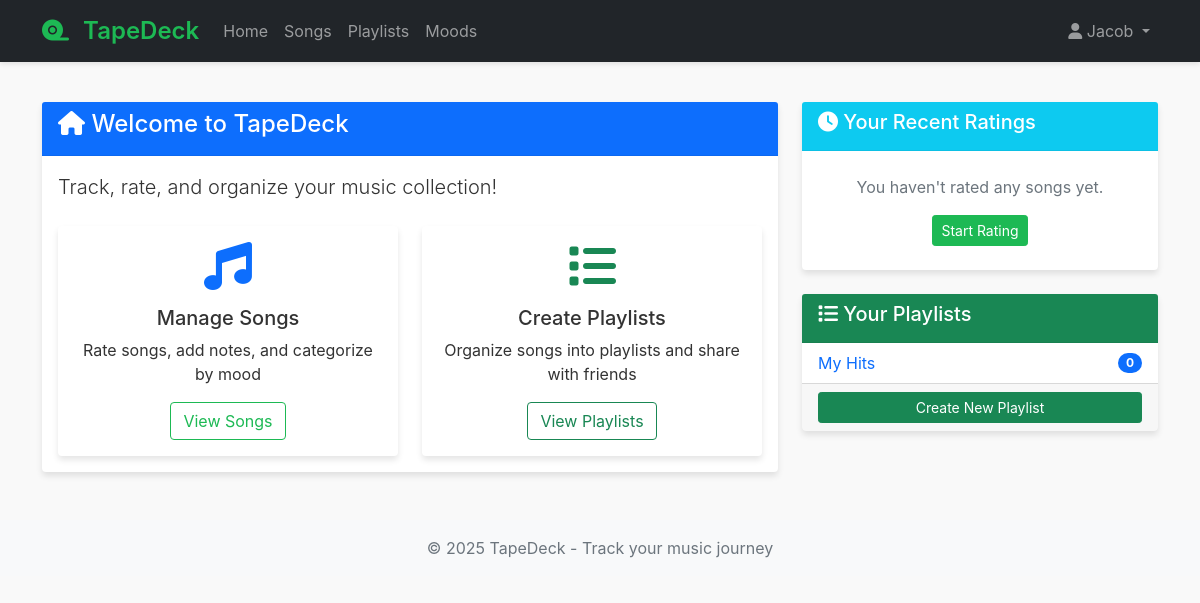
Page / (signed in) on the earlier database version.
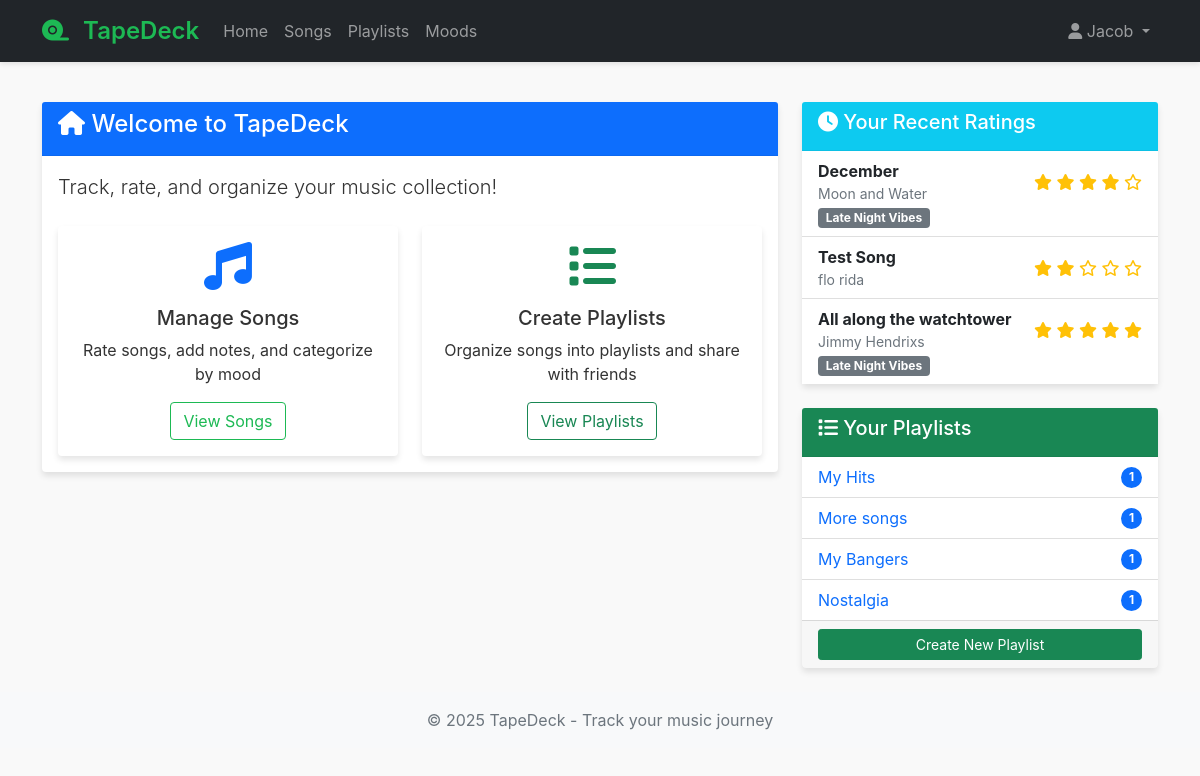
Same page on the later database version.
### models.py (models this page shows, shortened)
class User(UserMixin, db.Model):
    __tablename__ = 'user'
    user_id = db.Column(db.Integer, primary_key=True)
    email = db.Column(db.String(120), unique=True, nullable=False)
    username = db.Column(db.String(80), unique=True, nullable=False)
    password_hash = db.Column(db.String(128))
    ratings = db.relationship('SongRating', backref='user', lazy=True)
    playlists = db.relationship('Playlist', secondary=playlist_manager, backref=db.backref('users', lazy='dynamic'))
    moods = db.relationship('Mood', backref='user', lazy=True)

class Playlist(db.Model):
    __tablename__ = 'playlist'
    playlist_id = db.Column(db.Integer, primary_key=True)
    playlist_name = db.Column(db.String(100), nullable=False)
    created_by = db.Column(db.Integer, db.ForeignKey('user.user_id'), nullable=False)
    created_at = db.Column(db.DateTime, default=datetime.utcnow)
    creator = db.relationship('User', foreign_keys=[created_by])

class SongRating(db.Model):
    __tablename__ = 'song_rating'
    rating_id = db.Column(db.Integer, primary_key=True)
    user_id = db.Column(db.Integer, db.ForeignKey('user.user_id'), nullable=False)
    song_id = db.Column(db.Integer, db.ForeignKey('song.song_id'), nullable=False)
    rating = db.Column(db.Float, nullable=False)
    mood_id = db.Column(db.Integer, db.ForeignKey('mood.mood_id'))
    notes = db.Column(db.Text)  # Added for note-taking requirement
    created_at = db.Column(db.DateTime, default=datetime.utcnow)
    updated_at = db.Column(db.DateTime, default=datetime.utcnow, onupdate=datetime.utcnow)

class Song(db.Model):
    __tablename__ = 'song'
    song_id = db.Column(db.Integer, primary_key=True)
    song_name = db.Column(db.String(100), nullable=False)
    release_date = db.Column(db.String(20))
    album_id = db.Column(db.Integer, db.ForeignKey('album.album_id'))
    artist_id = db.Column(db.Integer, db.ForeignKey('artist.artist_id'), nullable=False)
    genre = db.Column(db.String(50))  # Added genre for filtering requirement
    ratings = db.relationship('SongRating', backref='song', lazy=True)
    playlists = db.relationship('Playlist', secondary=playlist_songs, backref=db.backref('songs', lazy='dynamic'))

class Artist(db.Model):
    __tablename__ = 'artist'
    artist_id = db.Column(db.Integer, primary_key=True)
    artist_name = db.Column(db.String(100), nullable=False)
    songs = db.relationship('Song', backref='artist', lazy=True)

class Mood(db.Model):
    __tablename__ = 'mood'
    mood_id = db.Column(db.Integer, primary_key=True)
    mood = db.Column(db.String(50), nullable=False)
    user_id = db.Column(db.Integer, db.ForeignKey('user.user_id'))  # Added for custom moods per user
    ratings = db.relationship('SongRating', backref='mood', lazy=True)

### routes.py (the view)
@bp.route('/')
@login_required
def home():
    recent_ratings = SongRating.query.filter_by(user_id=current_user.user_id).order_by(SongRating.updated_at.desc()).limit(5).all()
    playlists = Playlist.query.join(playlist_manager).filter(
        playlist_manager.c.user_id == current_user.user_id
    ).all()
    return render_template('home.html', recent_ratings=recent_ratings, playlists=playlists)

### app.py (called while the page is built)
def create_app(config_class=Config):
    app = Flask(__name__)
    app.config.from_object(config_class)
    app.jinja_env.globals.update(enumerate=enumerate)
    db.init_app(app)
    login_manager = LoginManager()
    login_manager.login_view = 'routes.login'
    login_manager.login_message_category = 'info'
    login_manager.init_app(app)
    @login_manager.user_loader
    def load_user(user_id):
        return User.query.get(int(user_id))
    app.register_blueprint(routes_bp)
    with app.app_context():
        db.create_all()
    return app

### templates/home.html (shortened to what this page needs)
{% extends "base.html" %}
{% block content %}
<div class="row">
    <div class="col-md-8">
        <div class="card mb-4">
            <div class="card-header bg-primary text-white">
                <h4><i class="fas fa-home"></i> Welcome to TapeDeck</h4>
            </div>
            <div class="card-body">
                <p class="lead">Track, rate, and organize your music collection!</p>
                <div class="row mt-4">
                    <div class="col-md-6">
                        <div class="card h-100">
                            <div class="card-body text-center">
                                <i class="fas fa-music fa-3x mb-3 text-primary"></i>
                                <h5>Manage Songs</h5>
                                <p>Rate songs, add notes, and categorize by mood</p>
                                <a href="{{ url_for('routes.songs') }}" class="btn btn-outline-primary">View Songs</a>
                            </div>
                        </div>
                    </div>
                    <div class="col-md-6">
                        <div class="card h-100">
                            <div class="card-body text-center">
                                <i class="fas fa-list fa-3x mb-3 text-success"></i>
                                <h5>Create Playlists</h5>
                                <p>Organize songs into playlists and share with friends</p>
                                <a href="{{ url_for('routes.playlists') }}" class="btn btn-outline-success">View Playlists</a>
                            </div>
                        </div>
                    </div>
                </div>
            </div>
        </div>
    </div>
    <div class="col-md-4">
        <div class="card mb-4">
            <div class="card-header bg-info text-white">
                <h5><i class="fas fa-clock"></i> Your Recent Ratings</h5>
            </div>
            <div class="card-body p-0">
                {% if recent_ratings %}
                    <ul class="list-group list-group-flush">
                        {% for rating in recent_ratings %}
                            <li class="list-group-item">
                                <div class="d-flex justify-content-between align-items-center">
                                    <div>
                                        <strong>{{ rating.song.song_name }}</strong>
                                        <div class="text-muted small">{{ rating.song.artist.artist_name }}</div>
                                    </div>
                                    <div class="text-warning">
                                        {% for i in range(5) %}
                                            {% if i < rating.rating|int %}
                                                <i class="fas fa-star"></i>
                                            {% elif i < rating.rating and i >= rating.rating|int %}
                                                <i class="fas fa-star-half-alt"></i>
                                            {% else %}
                                                <i class="far fa-star"></i>
                                            {% endif %}
                                        {% endfor %}
                                    </div>
                                </div>
                                {% if rating.mood %}
                                    <span class="badge bg-secondary">{{ rating.mood.mood }}</span>
                                {% endif %}
                            </li>
                        {% endfor %}
                    </ul>
                {% else %}
                    <div class="text-center p-4">
                        <p class="text-muted">You haven't rated any songs yet.</p>
                        <a href="{{ url_for('routes.songs') }}" class="btn btn-sm btn-primary">Start Rating</a>
                    </div>
                {% endif %}
            </div>
        </div>
        <div class="card">
            <div class="card-header bg-success text-white">
                <h5><i class="fas fa-list"></i> Your Playlists</h5>
            </div>
            <div class="card-body p-0">
                {% if playlists %}
                    <ul class="list-group list-group-flush">
                        {% for playlist in playlists %}
                            <li class="list-group-item">
                                <a href="{{ url_for('routes.view_playlist', playlist_id=playlist.playlist_id) }}" class="d-flex justify-content-between align-items-center text-decoration-none">
                                    <span>{{ playlist.playlist_name }}</span>
                                    <span class="badge bg-primary rounded-pill">{{ playlist.songs.count() }}</span>
                                </a>
                            </li>
                        {% endfor %}
                    </ul>
                    <div class="card-footer">
                        <a href="{{ url_for('routes.create_playlist') }}" class="btn btn-sm btn-success w-100">Create New Playlist</a>
                    </div>
                {% else %}
                    <div class="text-center p-4">
                        <p class="text-muted">You don't have any playlists yet.</p>
                        <a href="{{ url_for('routes.create_playlist') }}" class="btn btn-sm btn-success">Create Playlist</a>
                    </div>
                {% endif %}
            </div>
        </div>
    </div>
</div>
{% endblock %}

### templates/base.html (shortened to what this page needs)
<!DOCTYPE html>
<html lang="en">
<head>
    <link href="https://cdn.jsdelivr.net/npm/bootstrap@5.1.3/dist/css/bootstrap.min.css" rel="stylesheet">
    <link rel="stylesheet" href="https://cdnjs.cloudflare.com/ajax/libs/font-awesome/6.0.0-beta3/css/all.min.css">
    <link rel="stylesheet" href="{{ url_for('static', filename='css/style.css') }}">
</head>
<body>
    <nav class="navbar navbar-expand-lg navbar-dark bg-dark">
        <div class="container">
            <a class="navbar-brand" href="{{ url_for('routes.home') }}">
                <i class="fas fa-tape"></i> {{ config.APP_NAME }}
            </a>
            <div class="collapse navbar-collapse" id="navbarNav">
                <ul class="navbar-nav me-auto">
                    {% if current_user.is_authenticated %}
                        <li class="nav-item">
                            <a class="nav-link" href="{{ url_for('routes.home') }}">Home</a>
                        </li>
                        <li class="nav-item">
                            <a class="nav-link" href="{{ url_for('routes.songs') }}">Songs</a>
                        </li>
                        <li class="nav-item">
                            <a class="nav-link" href="{{ url_for('routes.playlists') }}">Playlists</a>
                        </li>
                        <li class="nav-item">
                            <a class="nav-link" href="{{ url_for('routes.moods') }}">Moods</a>
                        </li>
                    {% endif %}
                </ul>
                <ul class="navbar-nav">
                    {% if current_user.is_authenticated %}
                        <li class="nav-item dropdown">
                            <a class="nav-link dropdown-toggle" href="#" id="userDropdown" role="button" data-bs-toggle="dropdown">
                                <i class="fas fa-user"></i> {{ current_user.username }}
                            </a>
                        </li>
                    {% endif %}
                </ul>
            </div>
        </div>
    </nav>
    <main class="container py-4">
        {% block content %}{% endblock %}
    </main>
    <footer class="footer mt-auto py-3 bg-light">
        <div class="container text-center">
            <span class="text-muted">© 2025 {{ config.APP_NAME }} - Track your music journey</span>
        </div>
    </footer>
</body>
</html>

### static/css/style.css (style rules this page uses)
:root { --primary-color: #1DB954; --primary-dark: #1AA34A; --secondary-color: #191414; --accent-color: #FF6B6B; --light-bg: #f8f9fa; --card-shadow: 0 4px 6px rgba(0, 0, 0, 0.1); --text-muted: #6c757d; }
body { font-family: 'Inter', -apple-system, BlinkMacSystemFont, 'Segoe UI', Roboto, Oxygen, Ubuntu, Cantarell, sans-serif; background-color: #f9f9f9; color: #333; padding-bottom: 2rem; }
.btn-outline-primary { color: var(--primary-color); border-color: var(--primary-color); }
.navbar { box-shadow: 0 2px 5px rgba(0, 0, 0, 0.1); background-color: #fff; }
.navbar-brand { font-weight: 600; font-size: 1.5rem; color: var(--primary-color) !important; }
.navbar-brand i { margin-right: 0.5rem; }
.card { border: none; box-shadow: var(--card-shadow); transition: transform 0.2s ease-in-out; }
.card-header { background-color: #fff; border-bottom: 1px solid rgba(0, 0, 0, 0.05); }

Differences in the rows shown:
added SongRating: song.song_name "December", song.artist.artist_name "Moon and Water", rating 4 (drawn), mood.mood "Late Night Vibes"
added SongRating: song.song_name "Test Song", song.artist.artist_name "flo rida", rating 2 (drawn)
added SongRating: song.song_name "All along the watchtower", song.artist.artist_name "Jimmy Hendrixs", rating 5 (drawn), mood.mood "Late Night Vibes"
computed for Playlist "My Hits": songs.count "0" → "1"
added Playlist: playlist_name "More songs", songs.count "1"
added Playlist: playlist_name "My Bangers", songs.count "1"
added Playlist: playlist_name "Nostalgia", songs.count "1"
Other differences:
text no longer shown: "You haven't rated any songs yet. Start Rating"
